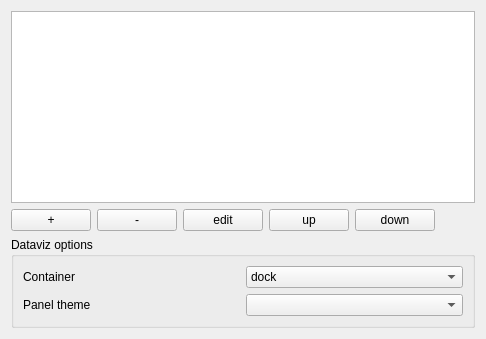
                 <widget class="QWidget" name="tab">
                  <attribute name="title">
                   <string>Setup</string>
                  </attribute>
                  <layout class="QVBoxLayout" name="verticalLayout_48">
                   <item>
                    <widget class="QTableWidget" name="table_dataviz">
                     <property name="maximumSize">
                      <size>
                       <width>16777215</width>
                       <height>16777215</height>
                      </size>
                     </property>
                    </widget>
                   </item>
                   <item>
                    <layout class="QHBoxLayout" name="horizontalLayout_35">
                     <item>
                      <widget class="QPushButton" name="add_dataviz_layer">
                       <property name="text">
                        <string notr="true">+</string>
                       </property>
                      </widget>
                     </item>
                     <item>
                      <widget class="QPushButton" name="remove_dataviz_layer">
                       <property name="text">
                        <string notr="true">-</string>
                       </property>
                      </widget>
                     </item>
                     <item>
                      <widget class="QPushButton" name="edit_dataviz_layer">
                       <property name="text">
                        <string notr="true">edit</string>
                       </property>
                      </widget>
                     </item>
                     <item>
                      <widget class="QPushButton" name="up_dataviz_layer">
                       <property name="text">
                        <string notr="true">up</string>
                       </property>
                      </widget>
                     </item>
                     <item>
                      <widget class="QPushButton" name="down_dataviz_layer">
                       <property name="text">
                        <string notr="true">down</string>
                       </property>
                      </widget>
                     </item>
                     <item>
                      <spacer name="horizontalSpacer_36">
                       <property name="orientation">
                        <enum>Qt::Horizontal</enum>
                       </property>
                       <property name="sizeHint" stdset="0">
                        <size>
                         <width>40</width>
                         <height>20</height>
                        </size>
                       </property>
                      </spacer>
                     </item>
                    </layout>
                   </item>
                   <item>
                    <widget class="QGroupBox" name="groupBox_5">
                     <property name="title">
                      <string>Dataviz options</string>
                     </property>
                     <layout class="QGridLayout" name="gridLayout_5">
                      <item row="0" column="1">
                       <widget class="QComboBox" name="liDatavizContainer">
                        <item>
                         <property name="text">
                          <string>dock</string>
                         </property>
                        </item>
                        <item>
                         <property name="text">
                          <string>bottomdock</string>
                         </property>
                        </item>
                        <item>
                         <property name="text">
                          <string>right-dock</string>
                         </property>
                        </item>
                       </widget>
                      </item>
                      <item row="0" column="0">
                       <widget class="QLabel" name="label_dataviz_location">
                        <property name="styleSheet">
                         <string notr="true"/>
                        </property>
                        <property name="text">
                         <string>Container</string>
                        </property>
                       </widget>
                      </item>
                      <item row="1" column="0">
                       <widget class="QLabel" name="label_dataviz_theme">
                        <property name="text">
                         <string>Panel theme</string>
                        </property>
                       </widget>
                      </item>
                      <item row="1" column="1">
                       <widget class="QComboBox" name="combo_theme"/>
                      </item>
                     </layout>
                    </widget>
                   </item>
                  </layout>
                 </widget>
